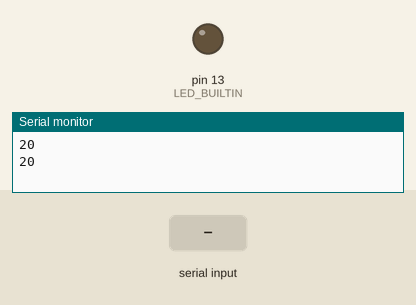
A sketch run on a simulated Arduino Uno, built with avr-gcc and run on an emulated ATmega328P. Parts: output pins drawn as LEDs (lit = HIGH), the last lines printed to the serial monitor. The inputs (shaded band) are chosen by the test bench.

Above: at 2.0 s.
2.1 s: "ON\n" received over Serial
At 3.4 s:
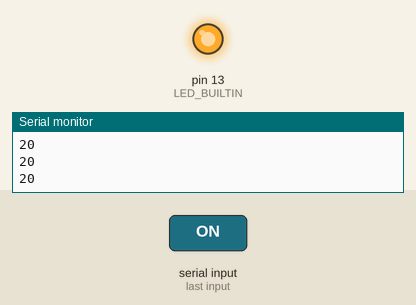
4.5 s: "OFF\n" received over Serial
At 6.1 s:
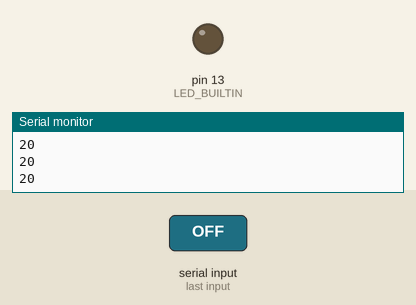
Timing chart, 0 to 7.6 s (numbered marks = the images above; inputs shaded):
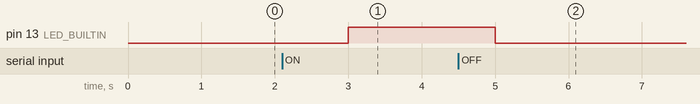

The sketch:

SerialCommunicationPrototype.ino
```cpp
void setup() {
  Serial.begin(9600);
  pinMode(LED_BUILTIN, OUTPUT);
  //digitalWrite(LED_BUILTIN, LOW);
}

void loop() {

  int senzor1 = 42;
  int senzor2 = 55;
 // int average = (senzor1 + senzor2) / 2;
  int average = 20;
  Serial.println(average);
  delay(1000);

  if(Serial.available()){
    String command = Serial.readStringUntil('\n');
    command.trim();
    if(command == "ON"){
      digitalWrite(LED_BUILTIN, HIGH);
    } else if(command == "OFF"){
      digitalWrite(LED_BUILTIN, LOW);
    }
  }
}
```

Measured:
- after the input at 2.1 s, pin 13 (LED_BUILTIN): LOW → HIGH after 0.90 s
- after the input at 4.5 s, pin 13 (LED_BUILTIN): HIGH → LOW after 0.50 s
